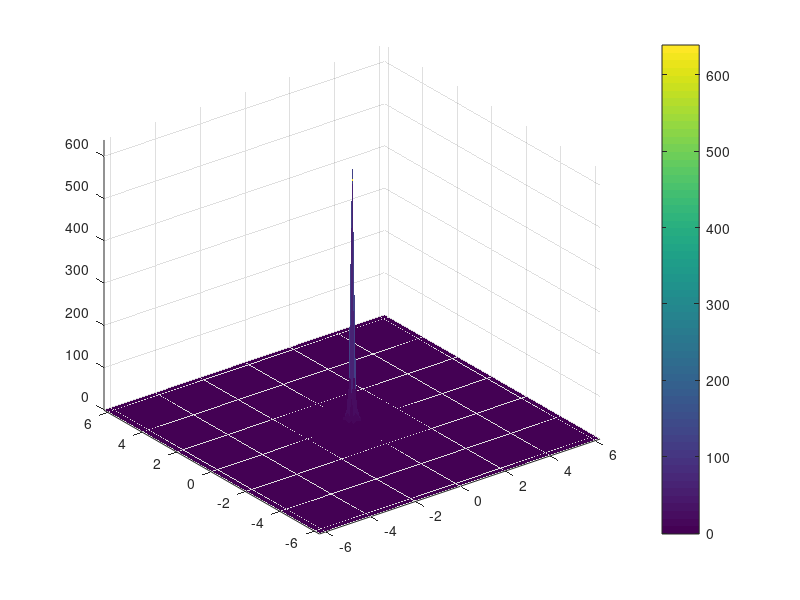

Recreate this plot in MATLAB.
% --------------------------------------------------------
% MOOC UPM
% MATLAB y Octave para Ingenieros y Cientificos (2017)
% --------------------------------------------------------
% Ejercicio 4.5.2
% --------------------------------------------------------

[X,Y]=meshgrid(-2*pi:.1:2*pi, -2*pi:.1:2*pi);
Z=sin(sqrt(X.^2+Y.^2))+ (X.^2+Y.^2+0.001).^(-1);

surf(X,Y,Z);

shading flat
axis tight;
colorbar
